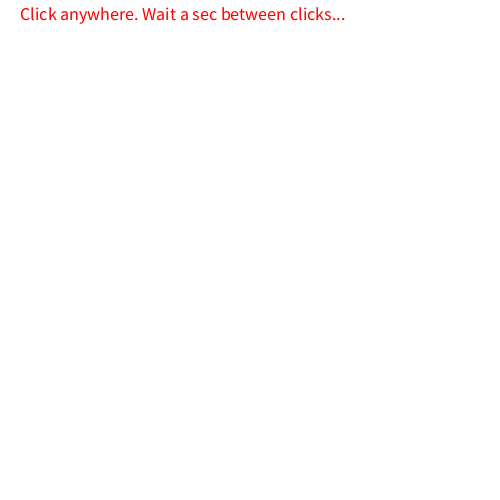
Frame 1 (no input)
Frame 2 (the mouse pressed at the canvas centre, redrawn once): identical to frame 1, image omitted

The Processing sketch that drew this single still picture (run headless with seeded random() and noise(); the mouse was pressed at the canvas centre and the sketch redrawn once):

// Processing sketch: voronoidiagrams
// ── voronoidiagrams.pde
PVector[] p;
int numPoints;
int maxNumPoints = 150;
int numShades = 150;
boolean drawSeeds = true;
int n = 0;
color[] colorSet;
color[][] pixelColors;

String mode = "clicking";  //Or "sine wave" or "line"


void setup(){
  size(500,500);
  background(255);
  noLoop();
  
  pixelColors = new color[width][height];

  p = new PVector[maxNumPoints];
  colorSet = new color[maxNumPoints];
  setColorPalette( numShades );    
  
  if( mode.equals( "line" )) {
    drawPointsLine(0, 400, width, 400); 
    calculateNeighborhoods();
  }
    
  else if( mode.equals( "sine wave" )) {
    drawPointsSineWave( numShades, width/2, 1);
    calculateNeighborhoods();
  }
  
  else {
    //JUST WAIT FOR USER TO CLICK AROUND
    textSize(18);
    fill(255,0,0);
    text("Click anywhere. Wait a sec between clicks...", 20, 20);
  }
}


void mouseClicked() {
  if( mode.equals( "clicking" )) {
    p[n] = new PVector(mouseX, mouseY);
    n++;
    calculateNeighborhoods();
    redraw();
  }
}


//FOR EACH PIXEL ON SCREEN, DETERMINE WHICH BLACK DOT IS CLOSEST TO IT, AND SHADE THE PIXEL ACCORDINGLY
void calculateNeighborhoods() {
  for(int i = 0; i < width; i++){
    for(int j = 0; j < height; j++){
      
      float minDist = 2*width;
      int kClosest = n;
      
      for(int k = 0; k < n; k++){
        float d = dist(i, j, p[k].x, p[k].y);
        
        if (d < minDist){
          kClosest = k;
          minDist = d;
        }
      }
      
      pixelColors[i][j] = colorSet[ kClosest ];
    }
  }
}


void draw() {    
    if( n > 0 ) {
   
      for(int i=0; i < width; i++) {
        for(int j=0; j< height; j++) {
          stroke( pixelColors[i][j] );        
          point(i,j);
        }
      }
      
    }
    
    fill(0);
    noStroke();
    
    if( drawSeeds ) {
      for(int k = 0; k < n; k++){
        circle(p[k].x, p[k].y, 10);
      }
    }
}


void setColorPalette(int numShades){
  for(int i=0; i < numShades; i++){
    int red = int(random(1,254));
    int green = int(random(1,254));
    int blue = int(random(1,254));
    colorSet[i] = color(red,green,blue);
  }
}


void drawPointsLine(float x1, float y1, float x2, float y2) {
  float x=x1, y=y1;
  float dx = (x2-x1)/maxNumPoints, dy = (y2-y1)/maxNumPoints;
  n=1;
  p[0] = new PVector(width/2, height/2);
  
  for(int i=1; i < maxNumPoints; i++){
    p[i] = new PVector(x, y);
    x += dx;
    y += dy;
    n++;
  }
}


void drawPointsSineWave(int numPoints, float r, float numWraps){
  float dTheta = 2*PI/numPoints*numWraps;
  float xC = width/2;
  float yC = height/2;
 
  for(int k = 0; k < numPoints; k++){
    n++;
    float x = -70+k*width/(numPoints-70); x = xC + r*cos(k*dTheta); x = k*width/numPoints;//
    float y = yC - r/3*sin(3*k*dTheta);
    p[k] = new PVector(x,y);
  }
}
